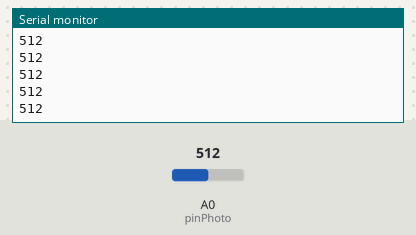
The sketch below on a simulated Arduino Uno, built with avr-gcc and run on an emulated ATmega328P. On the bench: the last lines printed to the serial monitor. Inputs (shaded band) come from the test bench; at power-on: A0 (pinPhoto) = 512.

Above: at 1.2 s.
1.3 s: A0 (pinPhoto) set to 716
At 1.56 s:
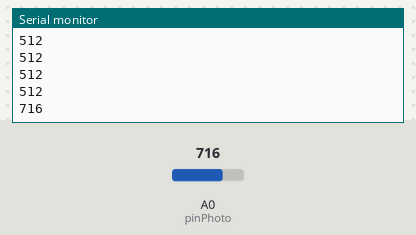
2.8 s: A0 (pinPhoto) set to 900
At 2.96 s:
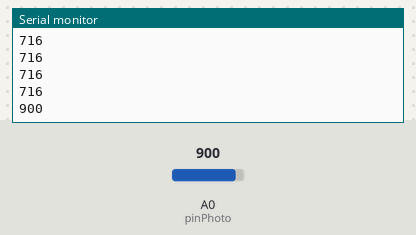
Timing chart, 0 to 5.8 s (numbered marks = the images above; inputs shaded):
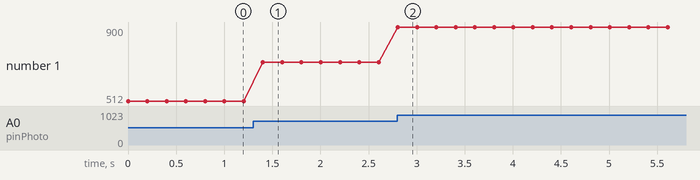

Measured:
- after the input at 1.3 s, the serial monitor: prints a new line after 0.10 s (image 1)
- after the input at 2.8 s, the serial monitor: prints a new line at once (image 2)
- plotted number 1: 512 → 716 after the input at 1.3 s, 716 → 900 after the input at 2.8 s

The sketch:

sketch_aug16a.ino
```cpp
const int pinPhoto = A0;
int raw = 0;

void setup() {
  Serial.begin(9600);
  pinMode( pinPhoto, INPUT );
}

void loop() {
  raw = analogRead( pinPhoto );
  Serial.println( raw );
  delay(200);
}
```
